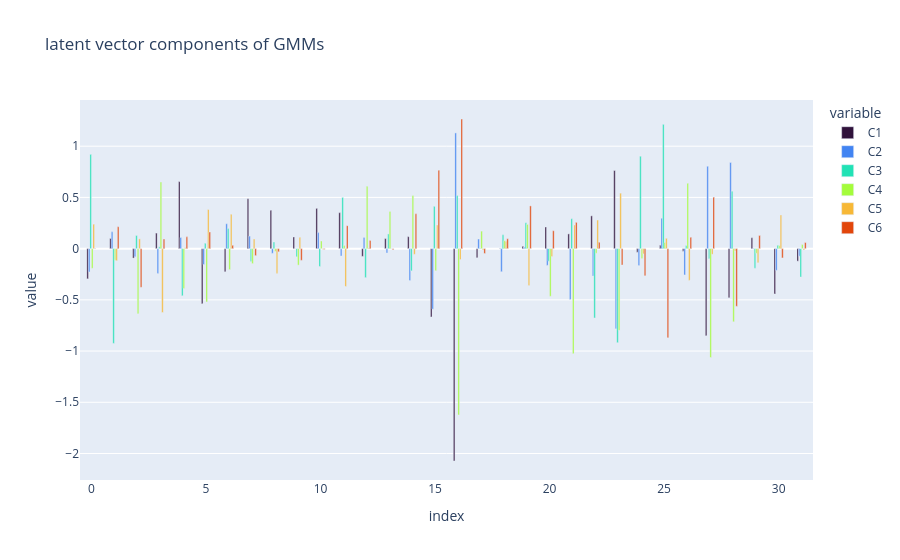

Notebook cell for this chart:
### Code cell
mean_lat_vecs_df = np.load("data/external/shape_cluser_means.npz")
mean_lat_vecs_df = pd.DataFrame(
    mean_lat_vecs_df["latent_vecs"].T,
    columns=mean_lat_vecs_df["labels"],
)
fig = px.bar(
    mean_lat_vecs_df,
    y=mean_lat_vecs_df.columns,
    barmode="group",
    title="latent vector components of GMMs",
)
for trace, c in zip(fig.data, cmap(len(fig.data))):
    trace.marker.color = c
fig.update_layout(bargap=0.6, bargroupgap=0.0)
fig.show()

### Figure 1 — Plotly figure (JSON) as saved in the notebook; plotly's stock layout.template omitted (floating-point values rounded to 4 significant figures)
{"data": [{"alignmentgroup": "True", "hovertemplate": "variable=C1<br>index=%{x}<br>value=%{y}<extra></extra>", "legendgroup": "C1", "marker": {"color": "rgb(48, 18, 59)", "pattern": {"shape": ""}}, "name": "C1", "offsetgroup": "C1", "orientation": "v", "showlegend": true, "textposition": "auto", "type": "bar", "x": [0, 1, 2, 3, 4, 5, 6, 7, 8, 9, 10, 11, 12, 13, 14, 15, 16, 17, 18, 19, 20, 21, 22, 23, 24, 25, 26, 27, 28, 29, 30, 31], "xaxis": "x", "y": [-0.2952, 0.09953, -0.09212, 0.152, 0.6544, -0.5369, -0.2267, 0.4879, 0.3744, 0.1145, 0.3931, 0.3512, -0.07556, 0.09828, 0.1169, -0.6667, -2.073, -0.08792, 0.001923, 0.02304, 0.2119, 0.144, 0.3202, 0.7627, -0.03579, 0.03389, -0.02472, -0.8493, -0.4784, 0.1065, -0.4418, -0.1221], "yaxis": "y"}, {"alignmentgroup": "True", "hovertemplate": "variable=C2<br>index=%{x}<br>value=%{y}<extra></extra>", "legendgroup": "C2", "marker": {"color": "rgb(66, 132, 242)", "pattern": {"shape": ""}}, "name": "C2", "offsetgroup": "C2", "orientation": "v", "showlegend": true, "textposition": "auto", "type": "bar", "x": [0, 1, 2, 3, 4, 5, 6, 7, 8, 9, 10, 11, 12, 13, 14, 15, 16, 17, 18, 19, 20, 21, 22, 23, 24, 25, 26, 27, 28, 29, 30, 31], "xaxis": "x", "y": [-0.227, 0.1645, -0.07836, -0.2421, 0.1094, -0.1548, 0.243, 0.1222, -0.04569, 0.0008639, 0.1564, -0.07191, 0.1093, -0.0429, -0.312, -0.5908, 1.13, 0.09394, -0.2254, 0.01421, -0.1632, -0.4971, -0.2661, -0.7821, -0.1655, 0.2977, -0.257, 0.8042, 0.841, -0.003906, -0.2123, -0.07378], "yaxis": "y"}, {"alignmentgroup": "True", "hovertemplate": "variable=C3<br>index=%{x}<br>value=%{y}<extra></extra>", "legendgroup": "C3", "marker": {"color": "rgb(33, 226, 181)", "pattern": {"shape": ""}}, "name": "C3", "offsetgroup": "C3", "orientation": "v", "showlegend": true, "textposition": "auto", "type": "bar", "x": [0, 1, 2, 3, 4, 5, 6, 7, 8, 9, 10, 11, 12, 13, 14, 15, 16, 17, 18, 19, 20, 21, 22, 23, 24, 25, 26, 27, 28, 29, 30, 31], "xaxis": "x", "y": [0.9205, -0.9252, 0.1284, 0.01763, -0.4603, 0.05182, 0.196, -0.1248, 0.06408, -0.07975, -0.174, 0.4997, -0.283, 0.1437, -0.2172, 0.4131, 0.5183, 0.004523, 0.1354, 0.2534, -0.1227, 0.2923, -0.6769, -0.9184, 0.9021, 1.213, 0.03001, -0.09842, 0.5612, -0.1918, 0.03413, -0.2778], "yaxis": "y"}, {"alignmentgroup": "True", "hovertemplate": "variable=C4<br>index=%{x}<br>value=%{y}<extra></extra>", "legendgroup": "C4", "marker": {"color": "rgb(164, 252, 59)", "pattern": {"shape": ""}}, "name": "C4", "offsetgroup": "C4", "orientation": "v", "showlegend": true, "textposition": "auto", "type": "bar", "x": [0, 1, 2, 3, 4, 5, 6, 7, 8, 9, 10, 11, 12, 13, 14, 15, 16, 17, 18, 19, 20, 21, 22, 23, 24, 25, 26, 27, 28, 29, 30, 31], "xaxis": "x", "y": [-0.1921, -0.1135, -0.6362, 0.6502, -0.3885, -0.5206, -0.2047, -0.1464, -0.02745, -0.1613, 0.07486, 0.03146, 0.6095, 0.3635, 0.5197, -0.2158, -1.624, 0.1711, 0.0773, 0.2364, -0.4653, -1.026, -0.04515, -0.7979, -0.09596, 0.06019, 0.6386, -1.063, -0.7141, -0.04565, 0.03033, 0.03987], "yaxis": "y"}, {"alignmentgroup": "True", "hovertemplate": "variable=C5<br>index=%{x}<br>value=%{y}<extra></extra>", "legendgroup": "C5", "marker": {"color": "rgb(247, 184, 54)", "pattern": {"shape": ""}}, "name": "C5", "offsetgroup": "C5", "orientation": "v", "showlegend": true, "textposition": "auto", "type": "bar", "x": [0, 1, 2, 3, 4, 5, 6, 7, 8, 9, 10, 11, 12, 13, 14, 15, 16, 17, 18, 19, 20, 21, 22, 23, 24, 25, 26, 27, 28, 29, 30, 31], "xaxis": "x", "y": [0.239, -0.1178, 0.09531, -0.6234, 0.01015, 0.382, 0.3356, 0.09413, -0.2417, 0.1102, -0.004941, -0.3691, 0.006882, -0.0004703, -0.05557, 0.231, -0.1067, -0.0143, 0.07121, -0.3608, -0.07711, 0.2307, 0.2792, 0.5417, -0.05151, 0.1009, -0.3096, -0.05589, -0.02425, -0.1374, 0.329, -0.01308], "yaxis": "y"}, {"alignmentgroup": "True", "hovertemplate": "variable=C6<br>index=%{x}<br>value=%{y}<extra></extra>", "legendgroup": "C6", "marker": {"color": "rgb(226, 70, 11)", "pattern": {"shape": ""}}, "name": "C6", "offsetgroup": "C6", "orientation": "v", "showlegend": true, "textposition": "auto", "type": "bar", "x": [0, 1, 2, 3, 4, 5, 6, 7, 8, 9, 10, 11, 12, 13, 14, 15, 16, 17, 18, 19, 20, 21, 22, 23, 24, 25, 26, 27, 28, 29, 30, 31], "xaxis": "x", "y": [0.002653, 0.2142, -0.378, 0.09368, 0.1152, 0.1623, 0.03292, -0.0683, -0.03082, -0.1142, -0.006837, 0.2245, 0.07996, -0.009679, 0.3406, 0.7659, 1.266, -0.04732, 0.09691, 0.4173, 0.1749, 0.2566, 0.06136, -0.1592, -0.2655, -0.8697, 0.1105, 0.5025, -0.563, 0.1286, -0.09086, 0.05968], "yaxis": "y"}], "layout": {"bargap": 0.6, "bargroupgap": 0, "barmode": "group", "legend": {"title": {"text": "variable"}, "tracegroupgap": 0}, "title": {"text": "latent vector components of GMMs"}, "xaxis": {"anchor": "y", "domain": [0, 1], "title": {"text": "index"}}, "yaxis": {"anchor": "x", "domain": [0, 1], "title": {"text": "value"}}}}
